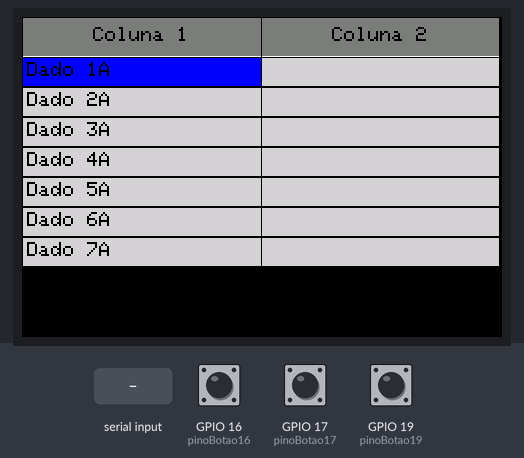
Recording of a sketch running on a simulated ESP32. Parts: 480×320 colour display. Inputs (shaded band) come from the test bench; at power-on: GPIO 16 (pinoBotao16) HIGH, GPIO 17 (pinoBotao17) HIGH, GPIO 19 (pinoBotao19) HIGH.

Above: at 1.6 s.
1.7 s: GPIO 16 (pinoBotao16) pulled LOW for 0.15 s
At 2.1 s:
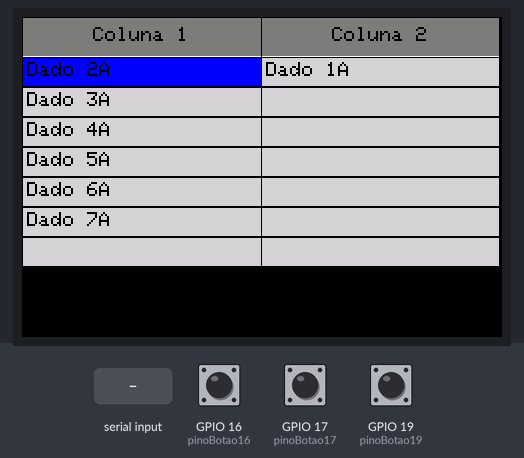
3.3 s: GPIO 17 (pinoBotao17) pulled LOW for 0.15 s
At 4.5 s:
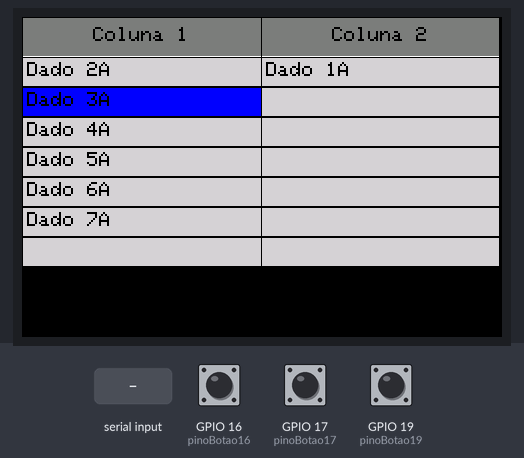
4.9 s: "D" received over Serial
At 6.1 s:
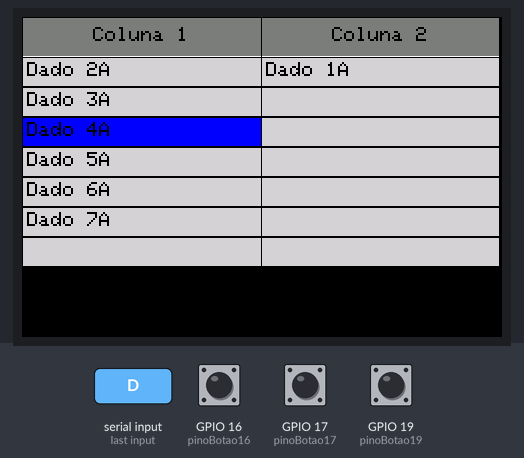
6.4 s: GPIO 16 (pinoBotao16) pulled LOW for 1 s
At 6.9 s:
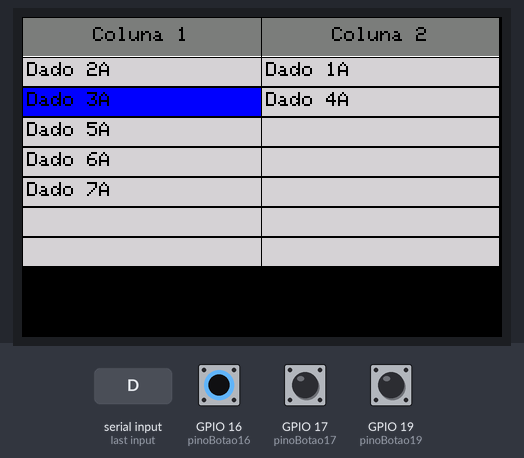
8.9 s: GPIO 19 (pinoBotao19) pulled LOW for 0.15 s
At 10.0 s:
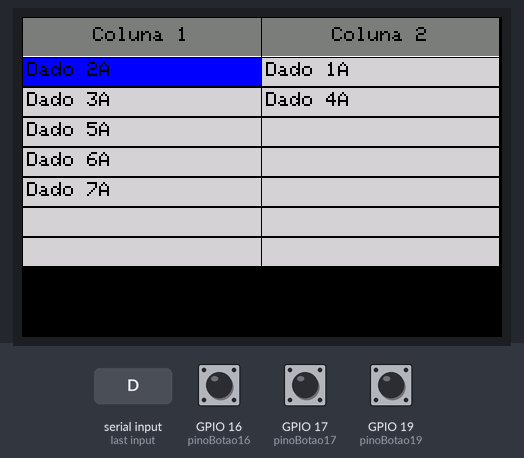
Timing chart, 0 to 11.5 s (numbered marks = the images above; inputs shaded):
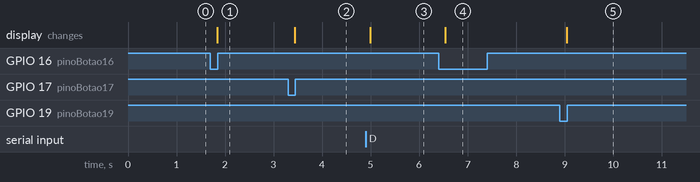

The sketch:

tcc.ino
```cpp
#include <SPI.h>
#include <TFT_eSPI.h>
#include <Arduino.h>

#define TFT_CS   5
#define TFT_DC   15
#define TFT_RST  4

const int pinoBotao16 = 16; // Pino do botão push
const int pinoBotao17 = 17; // Pino do botão push (tecla "D")
const int pinoBotao19 = 19; // Pino do botão push (tecla "U")

bool botaoPressionado16 = false; // Flag para indicar que o botão foi pressionado
bool botaoPressionado17 = false; // Flag para indicar que o botão foi pressionado
bool botaoPressionado19 = false; // Flag para indicar que o botão "U" foi pressionado


TFT_eSPI tft;

const int numLinhas = 7;
const int numColunas = 2;
const int larguraTela = 478;
const int alturaTela = 250;
const int alturaCabecalho = 40;
const int alturaLinha = 30;
const int larguraColuna = larguraTela / numColunas;

int linhaSelecionada = 0; // Linha atualmente selecionada
bool linhaMudou = true; // Flag para indicar se a linha selecionada mudou
bool linhaMudouColuna2 = false; // Flag para indicar se a linha selecionada mudou para a Coluna 2

String dadosColuna1[numLinhas] = { "Dado 1A", "Dado 2A", "Dado 3A", "Dado 4A", "Dado 5A", "Dado 6A", "Dado 7A" };
String dadosColuna2[numLinhas] = { "", "", "", "", "", "", "" }; // Coluna 2 inicialmente em branco

void setup() {
  tft.begin();
  tft.setRotation(3);
  tft.fillScreen(TFT_BLACK);
  tft.setTextColor(TFT_BLACK);
  tft.setTextSize(2);
  tft.setTextFont(1);

  // Cabeçalho da tabela
  tft.fillRect(0, 0, larguraTela, alturaCabecalho, TFT_DARKGREY);
  tft.drawRect(0, 0, larguraTela, alturaCabecalho, TFT_WHITE);

  // Centralizar texto "Coluna 1" no cabeçalho
  int texto1Width = tft.textWidth("Coluna 1");
  int posTexto1X = (larguraColuna / 2) - (texto1Width / 2);
  tft.drawString("Coluna 1", posTexto1X, 10);

  // Centralizar texto "Coluna 2" no cabeçalho
  int texto2Width = tft.textWidth("Coluna 2");
  int posTexto2X = larguraColuna + (larguraColuna / 2) - (texto2Width / 2);
  tft.drawString("Coluna 2", posTexto2X, 10);

  // Linha vertical para dividir as colunas
  tft.drawFastVLine(larguraColuna, 0, alturaCabecalho, TFT_BLACK);

  // Linhas da tabela
  for (int linha = 0; linha < numLinhas; linha++) {
    int posY = alturaCabecalho + linha * alturaLinha;
    tft.fillRect(0, posY, larguraTela, alturaLinha, TFT_LIGHTGREY);
    tft.drawRect(0, posY, larguraTela, alturaLinha, TFT_BLACK);
    tft.drawFastVLine(larguraColuna, posY, alturaLinha, TFT_BLACK);
    tft.drawString(dadosColuna1[linha], 5, posY + 5);
    tft.drawString(dadosColuna2[linha], larguraColuna + 5, posY + 5);
  }

  // Moldura externa da tabela
  tft.drawRect(0, 0, larguraTela, alturaTela, TFT_BLACK);

  Serial.begin(115200); // Inicializar comunicação serial

  pinMode(pinoBotao16, INPUT_PULLUP); // Define o pino do botão como entrada
  pinMode(pinoBotao17, INPUT_PULLUP); // Define o pino do botão como entrada
  pinMode(pinoBotao19, INPUT_PULLUP); // Define o pino do botão como entrada
}

void loop() {

  // Verificar se a linha selecionada mudou
  if (linhaMudou) {
    // Desenhar a tabela com a linha selecionada destacada
    desenharTabela();
    linhaMudou = false;
  }

  // Verificar se o botão "D" foi pressionado
  bool botaoEstado17 = digitalRead(pinoBotao17);

  if (botaoEstado17 == LOW && !botaoPressionado17) {
   delay(50); // Debounce
   if (linhaSelecionada < numLinhas - 1) { // Verifica se é possível trocar a linha
     linhaMudou = true;
     linhaSelecionada++;
     linhaMudouColuna2 = false;
    }
    botaoPressionado17 = true; // Define a flag como true para evitar ação repetida
  }

    // Verifica se o botão foi solto
  if (botaoEstado17 == HIGH && botaoPressionado17) {
    botaoPressionado17 = false; // Reinicia a flag quando o botão é solto
  }

    // Verificar o estado do botão "U"
  bool botaoEstado19 = digitalRead(pinoBotao19);

    // Verificar se o botão "U" foi pressionado
  if (botaoEstado19 == LOW && !botaoPressionado19) {
    // Ação para o botão "U"
    delay(50); // Debounce
    if (linhaSelecionada > 0) { // Verifica se é possível trocar a linha
      linhaMudou = true;
      linhaSelecionada--;
      linhaMudouColuna2 = false;
    }
    botaoPressionado19 = true; // Define a flag como true para evitar ação repetida
  }

    // Verifica se o botão "U" foi solto
  if (botaoEstado19 == HIGH && botaoPressionado19) {
    botaoPressionado19 = false; // Reinicia a flag quando o botão é solto
  }

  if (Serial.available() > 0) {
    char tecla = Serial.read();
    if (tecla == 'U' && linhaSelecionada > 0) {
      linhaMudou = true;
      linhaSelecionada--;
      linhaMudouColuna2 = false;
    } else if (tecla == 'D' && linhaSelecionada < numLinhas - 1) {
      linhaMudou = true;
      linhaSelecionada++;
      linhaMudouColuna2 = false;
    }
  }

  // Verifica o estado do botão
  bool botaoEstado16 = digitalRead(pinoBotao16);

  // Verifica se o botão foi pressionado
  if (botaoEstado16 == LOW && !botaoPressionado16) {
    delay(50); // Debounce
    if (linhaSelecionada < numLinhas - 1) { // Verifica se é possível trocar a linha
      linhaMudou = true;
      linhaMudouColuna2 = true;
    }
    botaoPressionado16 = true; // Define a flag como true para evitar ação repetida
  }

  // Verifica se o botão foi solto
  if (botaoEstado16 == HIGH && botaoPressionado16) {
    botaoPressionado16 = false; // Reinicia a flag quando o botão é solto
  }

  // Trocar a linha para a Coluna 2, se necessário
  if (linhaMudouColuna2) {
    // Faz um loop para encontrar a primeira linha vazia na coluna 2
    for (int i = 0; i < numLinhas; i++) {
      if (dadosColuna2[i] == "") {
        dadosColuna2[i] = dadosColuna1[linhaSelecionada];
        dadosColuna1[linhaSelecionada] = "";
        organizarColuna1(); // Chama a função para organizar a Coluna 1
        linhaSelecionada = i;
        break;
      }
    }
    linhaMudouColuna2 = false;
  }
}

void desenharTabela() {
  // Desenhar cabeçalho da tabela
  tft.fillRect(0, 0, larguraTela, alturaCabecalho, TFT_DARKGREY);
  tft.drawRect(0, 0, larguraTela, alturaCabecalho, TFT_WHITE);
  int texto1Width = tft.textWidth("Coluna 1");
  int posTexto1X = (larguraColuna / 2) - (texto1Width / 2);
  tft.drawString("Coluna 1", posTexto1X, 10);
  int texto2Width = tft.textWidth("Coluna 2");
  int posTexto2X = larguraColuna + (larguraColuna / 2) - (texto2Width / 2);
  tft.drawString("Coluna 2", posTexto2X, 10);
  tft.drawFastVLine(larguraColuna, 0, alturaCabecalho, TFT_BLACK);

  // Desenhar linhas da tabela (apenas coluna 1 e coluna 2)
  for (int linha = 0; linha < numLinhas; linha++) {
    int posY = alturaCabecalho + linha * alturaLinha;
    if (linha == linhaSelecionada) {
      tft.fillRect(0, posY, larguraColuna, alturaLinha, TFT_BLUE);
      tft.setTextColor(TFT_BLACK);
    } else {
      tft.fillRect(0, posY, larguraColuna, alturaLinha, TFT_LIGHTGREY);
      tft.setTextColor(TFT_BLACK);
    }
    tft.drawRect(0, posY, larguraTela, alturaLinha, TFT_BLACK);
    tft.drawFastVLine(larguraColuna, posY, alturaLinha, TFT_BLACK);
    tft.drawString(dadosColuna1[linha], 5, posY + 5);
    tft.drawString(dadosColuna2[linha], larguraColuna + 5, posY + 5);
  }

  // Moldura externa da tabela
  tft.drawRect(0, 0, larguraTela, alturaTela, TFT_BLACK);
}
void organizarColuna1() {
  // Faz um loop para organizar a Coluna 1, eliminando linhas em branco entre as informações
  for (int i = 0; i < numLinhas - 1; i++) {
    if (dadosColuna1[i] == "" && dadosColuna1[i + 1] != "") {
      dadosColuna1[i] = dadosColuna1[i + 1];
      dadosColuna1[i + 1] = "";
    }
  }
}
```

Measured:
- after the input at 1.7 s, the display: changes after 0.14 s (image 1)
- after the input at 3.3 s, the display: changes after 0.14 s (image 2)
- after the input at 4.9 s, the display: changes after 0.09 s (image 3)
- after the input at 6.4 s, the display: changes after 0.14 s (image 4)
- after the input at 8.9 s, the display: changes after 0.14 s (image 5)
